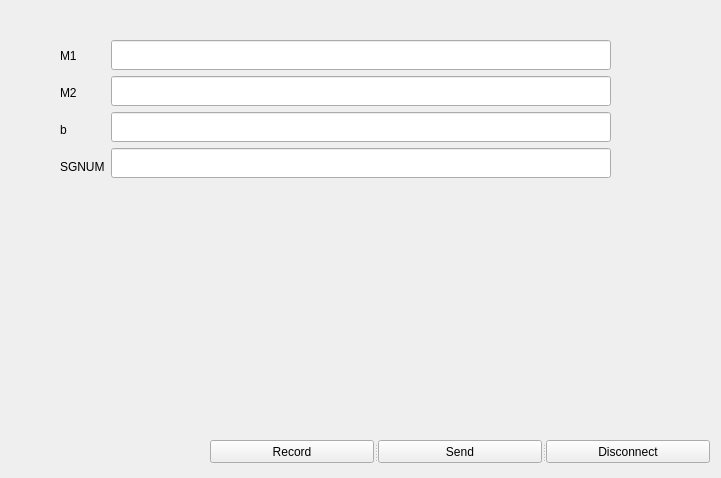
<?xml version="1.0" encoding="UTF-8"?>
<ui version="4.0">
 <class>Form</class>
 <widget class="QWidget" name="Form">
  <property name="geometry">
   <rect>
    <x>0</x>
    <y>0</y>
    <width>721</width>
    <height>478</height>
   </rect>
  </property>
  <property name="windowTitle">
   <string>Form</string>
  </property>
  <widget class="QWidget" name="">
   <property name="geometry">
    <rect>
     <x>60</x>
     <y>40</y>
     <width>561</width>
     <height>142</height>
    </rect>
   </property>
   <layout class="QGridLayout" name="gridLayout">
    <item row="0" column="0">
     <widget class="QLabel" name="label">
      <property name="text">
       <string>M1</string>
      </property>
     </widget>
    </item>
    <item row="0" column="1" rowspan="4">
     <layout class="QFormLayout" name="formLayout">
      <item row="0" column="0">
       <widget class="QLineEdit" name="M1Value">
        <property name="sizePolicy">
         <sizepolicy hsizetype="Expanding" vsizetype="Preferred">
          <horstretch>0</horstretch>
          <verstretch>0</verstretch>
         </sizepolicy>
        </property>
        <property name="minimumSize">
         <size>
          <width>500</width>
          <height>30</height>
         </size>
        </property>
        <property name="text">
         <string/>
        </property>
        <property name="echoMode">
         <enum>QLineEdit::Normal</enum>
        </property>
       </widget>
      </item>
      <item row="1" column="0">
       <widget class="QLineEdit" name="M2Value">
        <property name="minimumSize">
         <size>
          <width>500</width>
          <height>30</height>
         </size>
        </property>
        <property name="text">
         <string/>
        </property>
       </widget>
      </item>
      <item row="2" column="0">
       <widget class="QLineEdit" name="bValue">
        <property name="minimumSize">
         <size>
          <width>500</width>
          <height>30</height>
         </size>
        </property>
        <property name="text">
         <string/>
        </property>
       </widget>
      </item>
      <item row="3" column="0">
       <widget class="QLineEdit" name="SGNUM">
        <property name="minimumSize">
         <size>
          <width>500</width>
          <height>30</height>
         </size>
        </property>
        <property name="text">
         <string/>
        </property>
       </widget>
      </item>
     </layout>
    </item>
    <item row="1" column="0">
     <widget class="QLabel" name="label_3">
      <property name="text">
       <string>M2</string>
      </property>
     </widget>
    </item>
    <item row="2" column="0">
     <widget class="QLabel" name="label_2">
      <property name="text">
       <string>b</string>
      </property>
     </widget>
    </item>
    <item row="3" column="0">
     <widget class="QLabel" name="label_7">
      <property name="text">
       <string>SGNUM</string>
      </property>
     </widget>
    </item>
   </layout>
  </widget>
  <widget class="QSplitter" name="splitter">
   <property name="geometry">
    <rect>
     <x>210</x>
     <y>440</y>
     <width>500</width>
     <height>23</height>
    </rect>
   </property>
   <property name="orientation">
    <enum>Qt::Horizontal</enum>
   </property>
   <widget class="QPushButton" name="Record">
    <property name="text">
     <string>Record</string>
    </property>
   </widget>
   <widget class="QPushButton" name="Send">
    <property name="text">
     <string>Send</string>
    </property>
   </widget>
   <widget class="QPushButton" name="Disconnect">
    <property name="text">
     <string>Disconnect</string>
    </property>
   </widget>
  </widget>
 </widget>
 <resources/>
 <connections/>
</ui>
